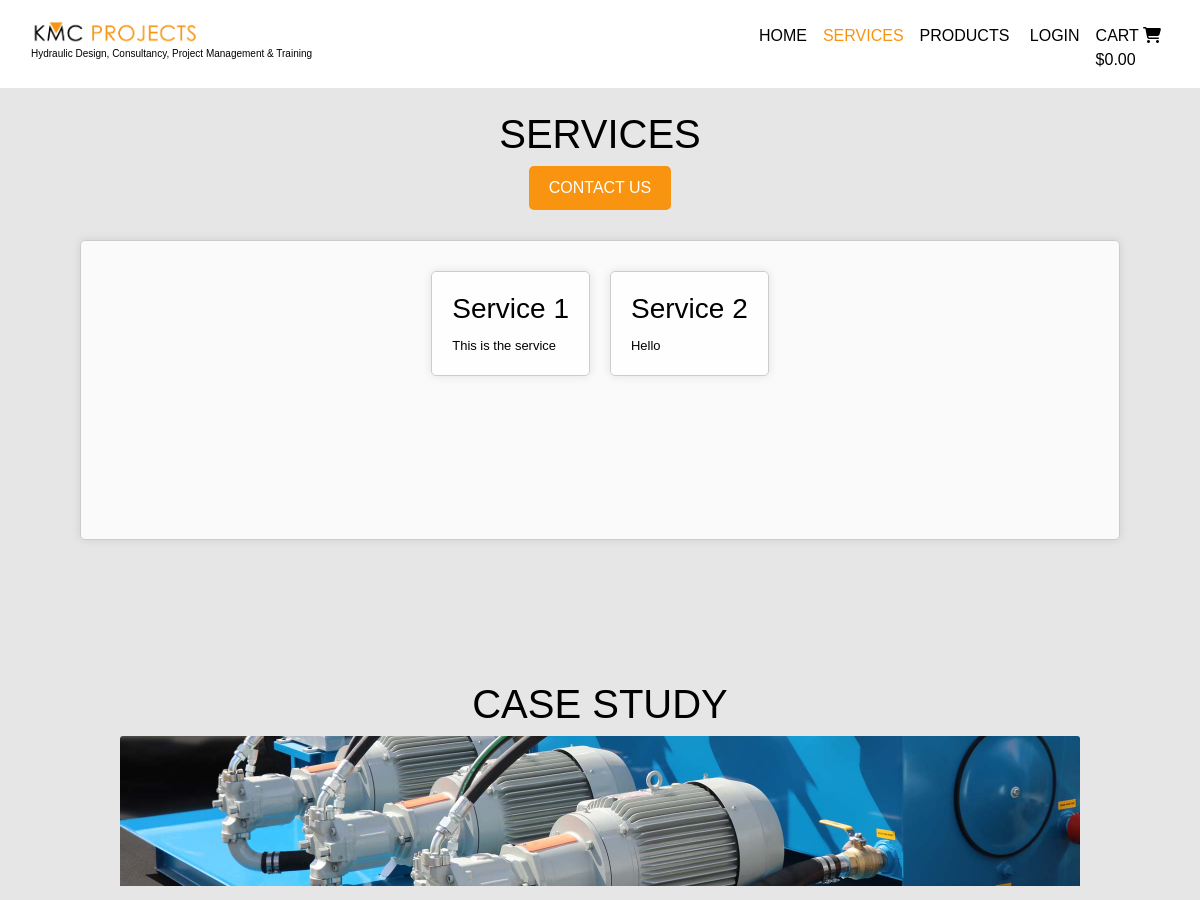
/services/ (upper part), run on an earlier commit of the app's database.
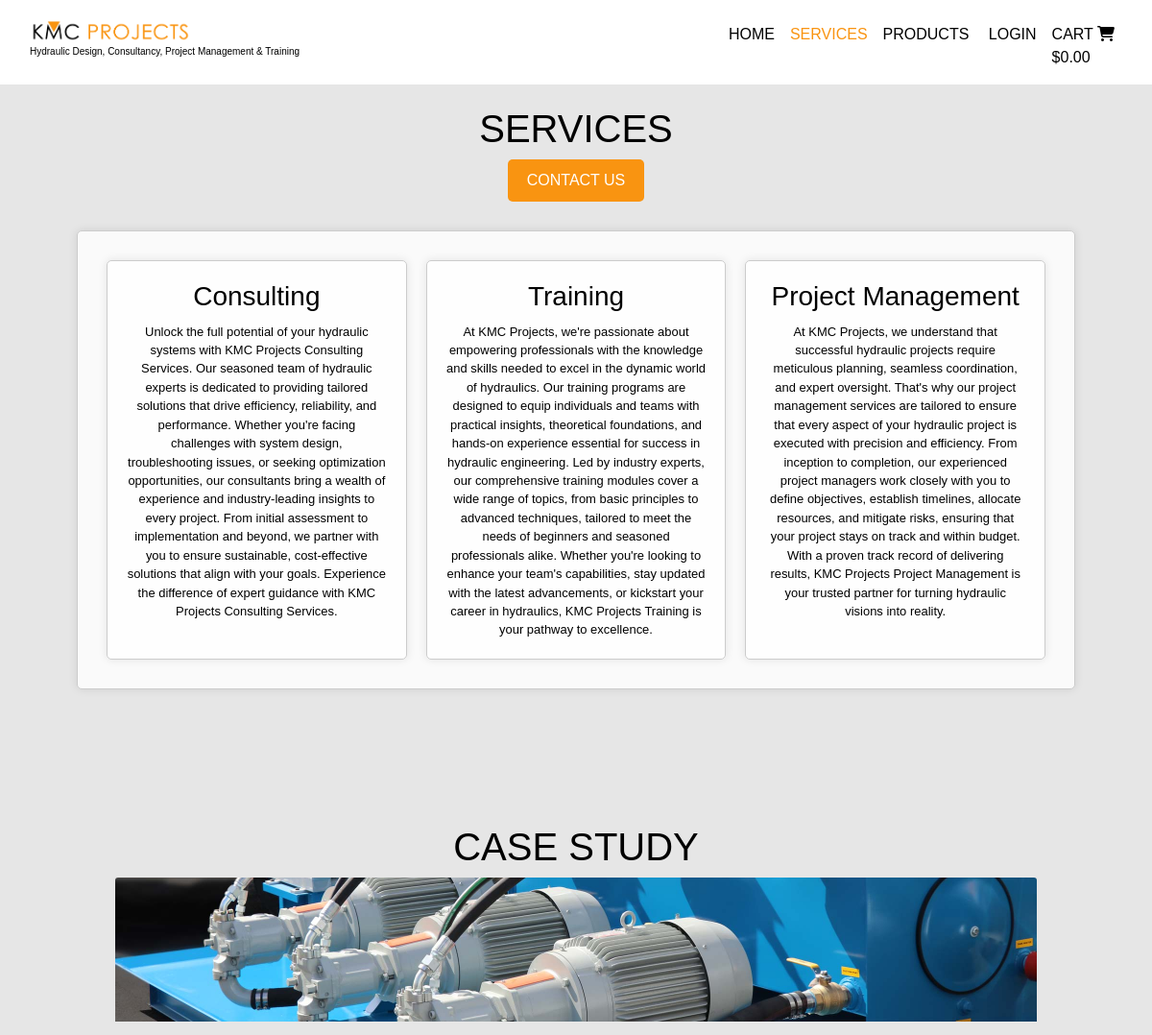
And on a later commit of the database.
### services/models.py (models this page shows, shortened)
class Services(models.Model):
    name = models.CharField(max_length=100)
    sku = models.CharField(max_length=254, null=True, blank=True, unique=True)
    description = models.TextField(max_length=1000)
    created_on = models.DateTimeField(auto_now_add=True)
    updated_on = models.BooleanField(default=False)

class CaseStudy(models.Model):
    title = models.CharField(max_length=100)
    sku = models.CharField(max_length=254, null=True, unique=True)
    body = models.TextField()
    image = models.ImageField(null=True, blank=True)
    created_on = models.DateTimeField(auto_now_add=True)
    updated_on = models.BooleanField(default=False)

### services/views.py (the view)
# urls.py: path('', views.ServiceList, name='services'),
def ServiceList(request):
    services = Services.objects.all()
    casestudies = CaseStudy.objects.all()
    return render(request, 'services/services.html', {'services': services, 'casestudies': casestudies})

### cart/context.py (called while the page is built, shortened)
def cart_contents(request):
    cart_items = []
    total = 0
    item_count = 0
    cart = request.session.get('cart', {})
    context = {
        'cart_items': cart_items,
        'total': total,
        'item_count': item_count,
    }
    return context

### services/templates/services/services.html (shortened to what this page needs)
{% extends "base.html" %}
{% load static %}
{% block content %}
<div class="content-wrapper">
    <h1 class="site-headings">Services</h1>
    <a href="{% url 'contact' %}" class="contact-button">Contact Us</a>
    <div class="services-box{% if services|length > 3 and forloop.counter0|divisibleby:3 %} wrap-after-three{% endif %}">
        <div class="service-text">
            {% for service in services %}
                <div class="services-inner-box">
                    <div class="services-list">
                        <div class="services-details">
                            <h3 class="product-name">{{ service.name }}</h3>
                            <p class="lead mb-0 service-text">{{ service.description }}</p>
                        </div>
                    </div>
                </div>
            {% endfor %}
        </div>
    </div>
<div class="content-wrapper">
    <h1 class="site-headings">Case Study</h1>
    {% for casestudy in casestudies %}
    {% if casestudy.image %}
    <a href="">
        <img class="card-img-top img-fluid casestudy-img" src="{{ casestudy.image.url }}" alt="{{ casestudy.title }}">
    </a>
    {% else %}
    <a href="">
        <img class="card-img-top img-fluid" src="" alt="{{ casestudy.title }}">
    </a>
    {% endif %}
            </div>
    {% endfor %}
{% endblock %}

### templates/base.html (shortened to what this page needs)
{% load static %}
{% url 'home' as home_url %}
{% url 'services' as services_url %}
{% url 'cart' as cart_url %}
{% url 'items' as items_url %}
{% url 'account_login' as login_url %}
{% url 'account_signup' as signup_url %}
{% url 'account_logout' as logout_url %}
<!doctype html>
<html lang="en">
  <head>
{% block corecss %}
    <link rel="stylesheet" href="https://stackpath.bootstrapcdn.com/bootstrap/4.4.1/css/bootstrap.min.css">
    <link rel="stylesheet" href="https://use.typekit.net/qlo3ytp.css">
    <link rel="stylesheet" href="{% static '/css/base.css' %}">
    {% endblock %}
</head>
<body>
    <header class="container-fluid fixed-top">
        <div id="topnav" class="row bg-white pt-lg-2">
            <div class="col-lg-4 my-auto py-1 py-lg-0 text-center text-lg-left">
                <a href="{% url 'home' %}" class="nav-link main-logo-link">
                    <img class="logo-img" src="{% static 'images/logo.png' %}" alt="kmc project logo image">
                    <p class="tagline">Hydraulic Design, Consultancy, Project Management & Training</p>
                </a>
            </div>
            <div class="col-lg-8">
                <nav class="navbar navbar-expand-lg justify-content-end">
                    <div class="collapse navbar-collapse" id="navbarNav">
                        <ul class="navbar-nav ml-auto">
                            <li class="nav-item">
                                <a class="nav-link {% if request.path == '/' %}active{% endif %}" href="{% url 'home' %}">Home</a>
                            </li>
                            <li class="nav-item">
                                <a class="nav-link {% if request.path == '/services/' %}active{% endif %}" href="{% url 'services' %}">Services</a>
                            </li>
                            <li class="nav-item dropdown">
                                <a class="nav-link {% if request.path == '/items/' %}active{% endif %}" href="{% url 'items' %}" id="navbarDropdown" role="button" data-toggle="dropdown" aria-haspopup="true" aria-expanded="false">
                                  Products
                                </a>
                              </li>
                             {% if user.is_authenticated %}
                             <li class="nav-item">
                                <a class="nav-link" href="#">Your Account</a>
                            </li>
                            <li class="nav-item">
                                <a class="nav-link {% if request.path == logout_url %}active" aria-current="page{% endif %}" href="{% url 'account_logout' %}">Logout</a>
                            </li>
                            {% else %}
                            <li class="nav-item">
                                <a class="nav-link {% if request.path == '/account/login/' %}active{% endif %}" href="{% url 'account_login' %}">Login</a>
                            </li>
                            {% endif %}
                            <li class="nav-item">
                                <a class="nav-link {% if request.path == '/cart/' %}active{% endif %}" href="{% url 'cart' %}">Cart
                                    <i class="fa-solid fa-cart-shopping"></i>
                                    <div>
                                        <p class="my-0">
                                            {% if total %}
                                                ${{ total|floatformat:2 }}
                                            {% else %}
                                                $0.00
                                            {% endif %}
                                        </p>
                                    </div>
                                </a>
                            </li>
                        </ul>
                    </div>
                </nav>
            </div>
        </div>
    </header>
    {% block content %}
    {% endblock %}
</body>
</html>

### static/css/base.css (style rules this page uses)
body { font-family: 'proxima-nova', sans-serif; font-style: normal; font-weight: 100; color: black; background-color: #e6e6e6; }
h1, h2 { text-transform: uppercase; }
.site-headings { margin-top: 10px; }
.logo-img { width: 50%; text-align: center; }
.tagline { text-decoration: none; font-size: 10px; margin-top: 2px; color: black; }
.navbar { display: flex; justify-content: space-between; text-transform: uppercase; text-decoration: none; }
.navbar .navbar-nav .nav-link { color: black; }
.navbar-nav .nav-link.active { color: #f99411; }
.content-wrapper { padding-top: 100px; text-align: center; }
.contact-button { display: inline-block; padding: 10px 20px; background-color: #f99411; color: #fff; text-decoration: none; border-radius: 5px; text-transform: uppercase; }
.services-inner-box { background-color: rgba(255, 255, 255, 0.8); border: 1px solid #ccc; padding: 20px; border-radius: 5px; box-shadow: 0 0 10px rgba(0, 0, 0, 0.1); margin: 10px; width: 50%; }
.services-box { display: flex; flex-wrap: nowrap; align-items: flex-start; justify-content: center; text-align: center; margin: 30px 80px; background-color: rgba(255, 255, 255, 0.8); border: 1px solid #ccc; padding: 20px; border-radius: 5px; box-shadow: 0 0 10px rgba(0, 0, 0, 0.1); min-height: 300px; box-sizing: border-box; }
.service-text { display: flex; font-size: .9em; }
.casestudy-img { max-width: 80%; max-height: 150px; }
.product-name { margin-bottom: 10px; }

What changed in the data, as far as the page shows it:
removed Services: name "Service 1", description "This is the service"
removed Services: name "Service 2", description "Hello"
added Services: name "Consulting", description "Unlock the full potential of your hydraulic systems with KMC Projects Consulting Services. Our seasoned team of hydraulic experts is dedicated to providing tailored solutions that drive efficiency, reliability, and performance. Whether you're facing challenges with system design, troubleshooting issues, or seeking optimization opportunities, our consultants bring a wealth of experience and industry-leading insights to every project. From initial assessment to implementation and beyond, we partner with you to ensure sustainable, cost-effective solutions that align with your goals. Experience the difference of expert guidance with KMC Projects Consulting Services."
added Services: name "Training", description "At KMC Projects, we're passionate about empowering professionals with the knowledge and skills needed to excel in the dynamic world of hydraulics. Our training programs are designed to equip individuals and teams with practical insights, theoretical foundations, and hands-on experience essential for success in hydraulic engineering. Led by industry experts, our comprehensive training modules cover a wide range of topics, from basic principles to advanced techniques, tailored to meet the needs of beginners and seasoned professionals alike. Whether you're looking to enhance your team's capabilities, stay updated with the latest advancements, or kickstart your career in hydraulics, KMC…"
added Services: name "Project Management", description "At KMC Projects, we understand that successful hydraulic projects require meticulous planning, seamless coordination, and expert oversight. That's why our project management services are tailored to ensure that every aspect of your hydraulic project is executed with precision and efficiency. From inception to completion, our experienced project managers work closely with you to define objectives, establish timelines, allocate resources, and mitigate risks, ensuring that your project stays on track and within budget. With a proven track record of delivering results, KMC Projects Project Management is your trusted partner for turning hydraulic visions into reality."
